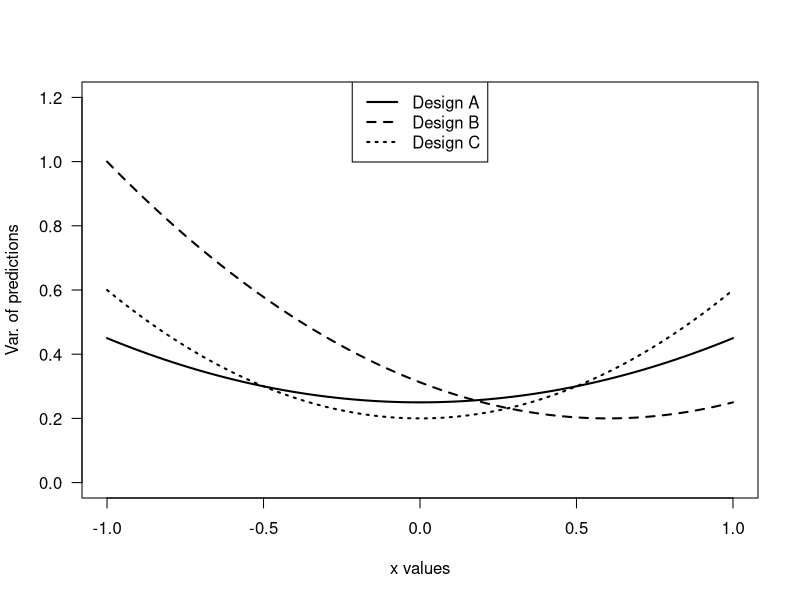

Recreate this plot in R.
## ---- chunk 1
x <- seq(-1, 1, length=100)
xA <- c(1, 1, -1, -1, 0)
xB <- c(1, 1, 1, 1, -1)
xC <- c(1, 0.5, 0, -0.5, -1)
varA <- function(x){0.25 + x^2/5}
varB <- function(x){(5 - 6*x + 5*x^2)/16}
varC <- function(x){(1+2*x^2)/5}
vA <- varA(x); vB <- varB(x); vC <- varC(x)
plot( range(c(vA, vB, vC)) ~ range(x), type="n", ylim=c(0, 1.2),
ylab="Var. of predictions", xlab="x values", las=1)
lines(varA(x) ~ x, lty=1, lwd=2)
lines(varB(x) ~ x, lty=2, lwd=2)
lines(varC(x) ~ x, lty=3, lwd=2)
legend("top", lwd=2, lty=1:3, legend=c("Design A", "Design B", "Design C"))
